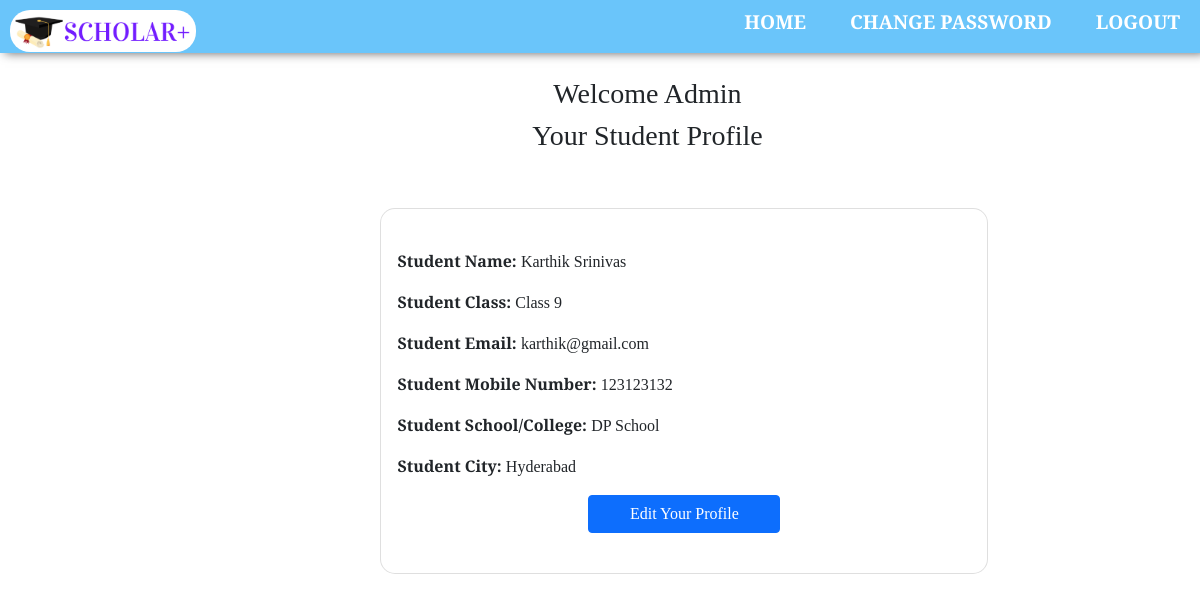
/profile/ (signed in), run on the app's committed database.
### app/models.py (models this page shows, shortened)
class StudentProfile(models.Model):
    user = models.ForeignKey(User, on_delete=models.CASCADE)
    student_name = models.CharField(max_length=200)
    class_student = models.CharField(
        max_length=100, choices=CLASSES)
    student_email = models.EmailField(max_length=200)
    mobile_number = models.IntegerField()
    school = models.CharField(max_length=200)
    city = models.CharField(max_length=200)

### app/views.py (the view)
# urls.py: path('profile/', views.profile, name="profile"),
def profile(request):
    if request.user.is_authenticated:
        user = request.user
        profile_updated = False
        profile_there = StudentProfile.objects.filter(user=user)
        profile_updated = StudentProfile.objects.filter(Q(user=user)).exists()
        print(profile_updated)
        if(profile_updated == False):
            return render(request, 'noprofile.html')
        else:
            return render(request, 'profile.html', {'profile_there': profile_there})

### app/templates/profile.html (shortened to what this page needs)
{% load static %}
<!doctype html>
<html lang="en">
  <head>
    <link rel="stylesheet" href="/static/css/logincss.css">
    <link href="https://cdn.jsdelivr.net/npm/bootstrap@5.1.1/dist/css/bootstrap.min.css" rel="stylesheet">
  </head>
  <body>
  <div class="banner">
            <div class="navbar">
                <img src="/static/images/logo.png" class="logo">
                <ul>
                <li><a href="{% url 'homepage' %}" style="color:white"><b>HOME</b></a></li>
                <li><a href="{% url 'changepassword' %}" style="color:white"><b>CHANGE PASSWORD</b></a></li>
                <li><a href="{% url 'logout' %}" style="color:white"><b>LOGOUT</b></a></li>
                </ul>
            </div>
    {% if request.user.is_authenticated %}
    <div class="container">
      <div class="row my-3 mt-4">
        <div class="col-sm-7 offset-sm-3">
          <h3 align="center">Welcome {{request.user.username|capfirst}}</h3>
          <h3 align="center">Your Student Profile</h3>
          <br />
        <br>
    <div class="col-sm offset-sm-1">
   <div class="row">
   {% for p in profile_there %}
    <div class="col-sm-6">
     <div class="card" style="width: 38rem; border-radius:15px ; border-style:solid ; border-style: double; background-color: white";>
      <div class="card-body">
       <br>
       <p><b>Student Name: </b> {{p.student_name}}</p>
       <p><b>Student Class: </b> {{p.class_student}}  </p>
       <p><b>Student Email: </b> {{p.student_email}}</p>
       <p><b>Student Mobile Number: </b> {{p.mobile_number}}</p>
       <p><b>Student School/College: </b>{{p.school}}</p>
       <p><b>Student City: </b>{{p.city}}</p>
       <div class="button-one mb-4" align="center">
    <a type="button" class="btn btn-primary"style="width: 12rem" href="{% url 'editprofile' p.id %}">Edit Your Profile</a>
    </div>
      </div>
     </div>
    </div>
    {% endfor %}
          </div>
          </div>
          </div>
    {% endif %}
  </body>
</html>

### app/static/css/logincss.css (style rules this page uses)
* { margin: 0; padding: 0; font-family: 'Arvo', serif; }
.banner { width: 100%; height: 100vh; background-size: cover; background-position: center; }
.navbar { width: 100%; margin: auto; padding: 15px 0; display: flex; align-items: center; justify-content: space-between; background-color:rgb(106, 197, 250);; box-shadow: 5px 0px 10px rgb(97, 96, 96); font-family:'Times New Roman', Times, serif; height: 1.4cm; }
.logo { width: 186px; cursor: pointer; border-radius: 20px; margin-left: 10px; float: left }
.navbar ul li { list-style: none; display: inline-block; margin: 0 20px; position: relative; }
.navbar ul li a { text-decoration: none; color: rgb(255, 255, 255); text-transform: uppercase; font-size:120%; font-family:Cambria, Cochin, Georgia, Times, 'Times New Roman', serif; }
.navbar ul li::after { content: ''; height: 3px; border-radius: 3px; width: 0; background:rgb(255, 255, 255); position: absolute; left: 0; bottom: -10px; transition: 0.07s; }
* { margin: 0; padding: 0; box-sizing: border-box; font-family: 'Arvo', serif; }
body { justify-content: center; align-items: center; display: flex; background-color: rgb(255, 255, 255); background-image: linear-gradient(rgba(255, 255, 255, 0.5),rgba(255, 255, 255, 0.5)),url(/static/images/background.jpg); min-height: 100vh; background-attachment: fixed; background-size: cover; background-position: left; }

### data on the page
StudentProfile: student_name "Karthik Srinivas", class_student "Class 9", student_email "karthik@gmail.com", mobile_number "123123132", school "DP School", city "Hyderabad"

### other printed values
{{ request.user.username|capfirst }} "Admin"
